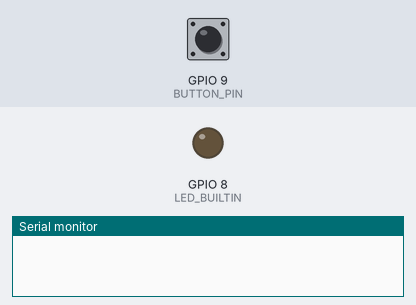
Bench run of a sketch on a simulated ESP32-C6. Parts: output pins drawn as LEDs (lit = HIGH), the last lines printed to the serial monitor. The test bench sets the inputs (shaded band); at power-on: GPIO 9 (BUTTON_PIN) HIGH.

Above: at 3.2 s.
3.3 s: GPIO 9 (BUTTON_PIN) pulled LOW for 0.15 s
At 3.37 s:
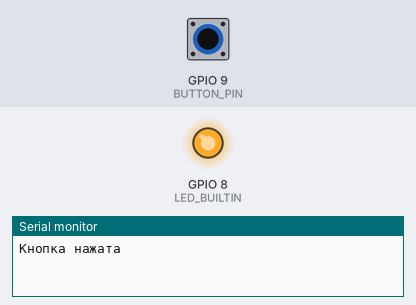
4.9 s: GPIO 9 (BUTTON_PIN) pulled LOW for 3.2 s
At 8.7 s:
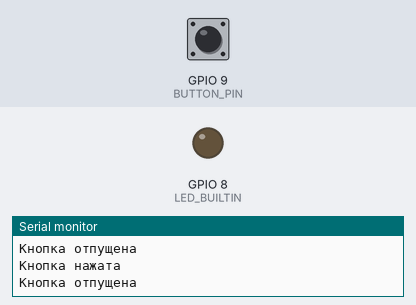
Timing chart, 0 to 10.2 s (numbered marks = the images above; inputs shaded):
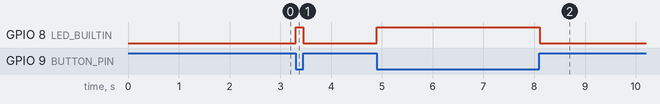

Measured:
- after the input at 3.3 s, GPIO 8 (LED_BUILTIN): LOW → HIGH at once, → LOW 0.15 s later
- after the input at 4.9 s, GPIO 8 (LED_BUILTIN): LOW → HIGH at once, → LOW 3.2 s later

The sketch:

ButtonBootDiod.ino
```cpp
#define BUTTON_PIN 9 // Определяем константу - номер пина 9(для ESP32-C6), к которому подключена кнопка BOOT

void setup() {
  delay(2000); // Задержка на 2000 миллисекунд (2 секунды)
  Serial.begin(115200); // Инициализируем последовательный порт для связи с компьютером
  pinMode(BUTTON_PIN, INPUT_PULLUP);  // Настраиваем пин кнопки как вход с подтяжкой к питанию (внутренний резистор)
                                      // INPUT_PULLUP означает:
                                      // - Когда кнопка не нажата: пин подключен к +3.3В через резистор -> читаем HIGH (1)
                                      // - Когда кнопка нажата: пин соединяется с GND (землей) -> читаем LOW (0)
  pinMode(LED_BUILTIN, OUTPUT); // Настраиваем встроенный светодиод как выход. пин 8(для ESP32-C6)
}

void loop() {
  // static переменная сохраняет свое значение между вызовами loop
  // pState хранит предыдущее состояние кнопки (была ли нажата в прошлый раз)
  static bool pState = false;
  bool state = !digitalRead(BUTTON_PIN); // Читаем текущее состояние с пина кнопки. state = true когда кнопка нажата

  if (pState != state) {  // Если предыдущее состояние отличается от текущего
      pState = state;     // запомнить новое
      if (state) { // Если кнопка нажата (state = true)
        Serial.println("Кнопка нажата"); // Выводим сообщение в монитор порта
        digitalWrite(LED_BUILTIN, HIGH); // Включаем светодиод (HIGH = 3.3В)
      }
      else { // Если кнопка отпущена (state = false)
        Serial.println("Кнопка отпущена"); // Выводим сообщение в монитор порта
        digitalWrite(LED_BUILTIN, LOW);  // Выключаем светодиод (LOW = 0В)
      }
  }
  delay(50);  // Задержка 50 миллисекунд для подавления дребезга контактов
}
```
